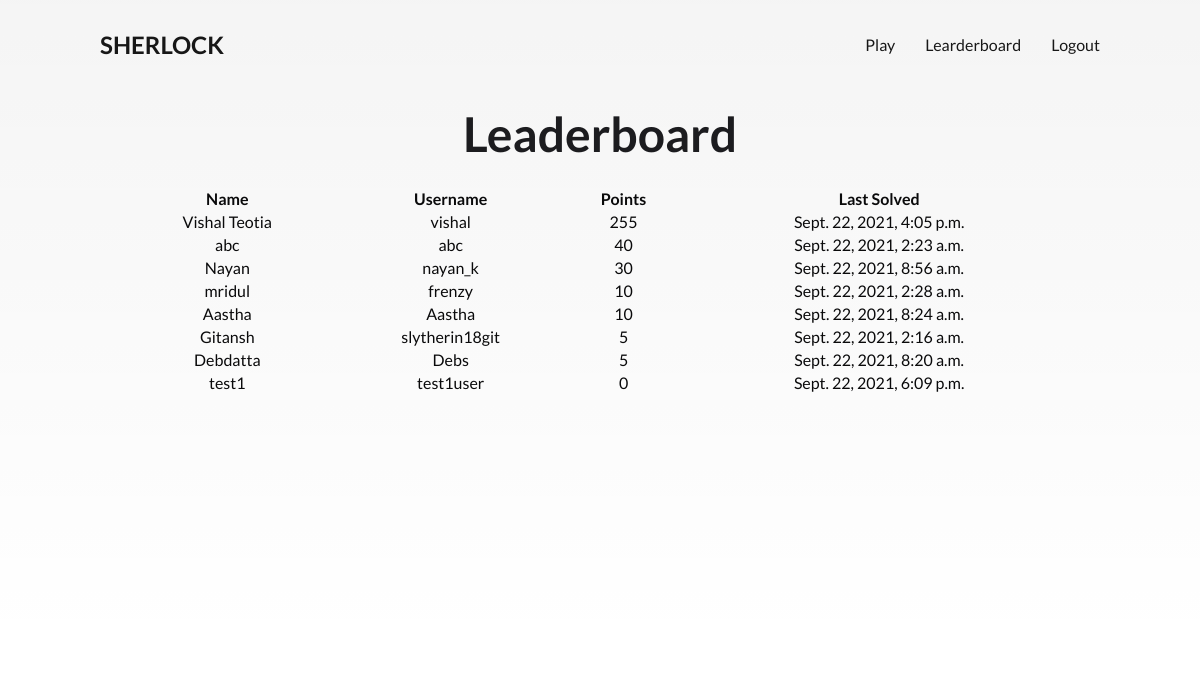
Page /leaderboard/ (signed in) on the earlier database version.
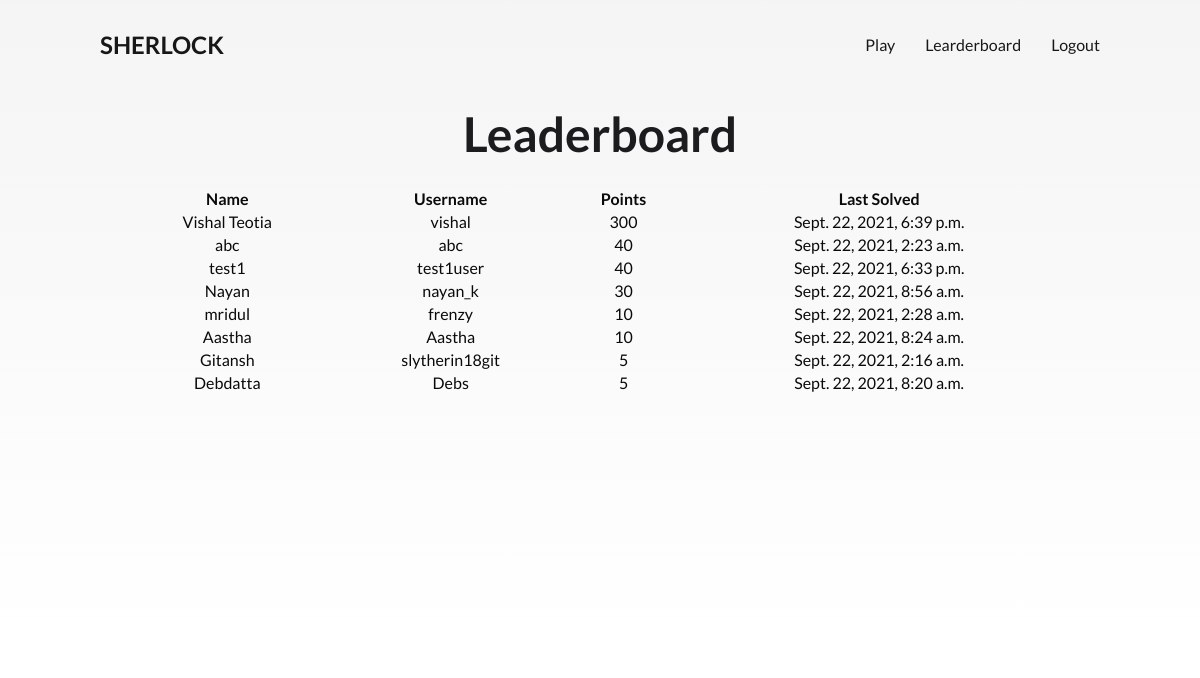
Same page on the later database version.
### quiz/models.py (models this page shows, shortened)
class stud(models.Model):
	name = models.CharField(max_length=32)
	username = models.CharField(max_length=32)
	points = models.PositiveIntegerField(default=0)
	lql = models.PositiveIntegerField(default=1)
	time = models.DateTimeField(default=timezone.now)

### quiz/views.py (the view)
# urls.py: path('leaderboard/', quiz_view.leaderboard, name='leaderboard'),
def leaderboard(request):
	stud_list = stud.objects.all().order_by('-points')
	return render(request, 'quiz/leaderboard.html', {'list': stud_list})

### quiz/templates/quiz/leaderboard.html (shortened to what this page needs)
{% extends 'quest/base.html' %} {% load crispy_forms_tags %}  {% block content %}
<div class="cover1 centered">
  <h1>Leaderboard</h1>
  <table class="w3-table w3-striped w3-border w3-center-align" width="80%">
    <tr class="w3-center w3-blue">
      <th>Name</th>
      <th>Username</th>
      <th>Points</th>
      <th>Last Solved</th>
    </tr>
    {% for user in list%}
    <tr>
      <td>{{ user.name }}</td>
      <td>{{ user.username }}</td>
      <td>{{user.points}}</td>
      <td>{{user.time}}</td>
    </tr>
    {% endfor %}
  </table>
</div>
{% endblock %}

Differences in the rows shown:
changed stud "Vishal Teotia": points "255" → "300"; time "Sept. 22, 2021, 4:05 p.m." → "Sept. 22, 2021, 6:39 p.m."
changed stud "test1": points "0" → "40"; time "Sept. 22, 2021, 6:09 p.m." → "Sept. 22, 2021, 6:33 p.m."; moves up the list
